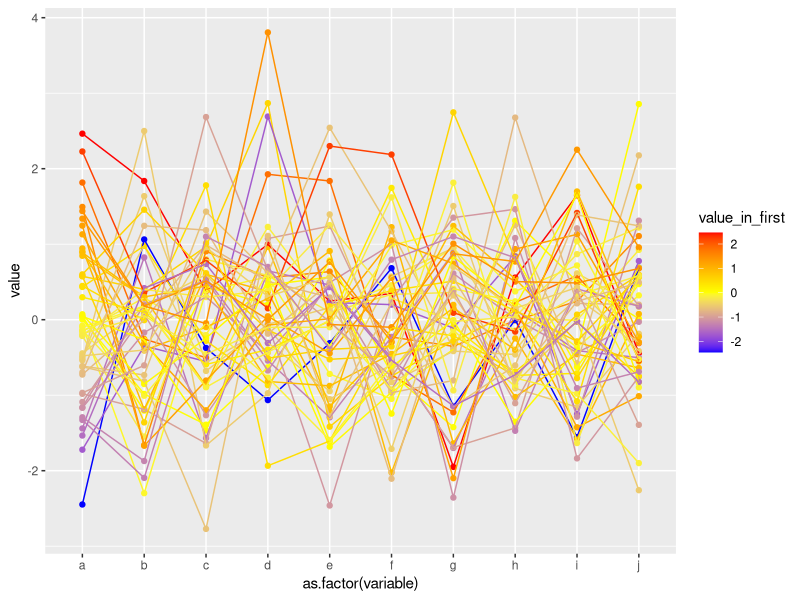

Here is the R script that generated this plot:
require(ggplot2)
require(plyr)
require(reshape2)

plot_profile <- function(expression_matrix) {
  # This function plots a "GeneSpring" style profile plot from microarray data
  # Rearrange the data matrix as a data frame, and add a column for grouping
  for_profile <- as.data.frame(expression_matrix)
  for_profile$probe <- row.names(for_profile)
  # melt the data into the long form (1 row per observation)
  melted <- melt(for_profile, id='probe')
  # order by the grouping factor (probe name)
  melted <- melted[with(melted, order(probe)), ]
  # Add an observation to colour by (as with GeneSpring plots, this is expression
  # in the left-most array)
  melted$value_in_first = rep(melted[melted$probe==melted$probe & melted$variable==colnames(expression_matrix)[1],]$value,
                              each=ncol(expression_matrix))

  # construct the plot in ggplot2, grouping by probe, and colouring by expression
  # in the first sample
  g <- ggplot(data=melted, aes(x=as.factor(variable), y=value))

  g +
    geom_point(aes(group=probe, colour=value_in_first)) +
    geom_line(aes(group=probe, colour=value_in_first)) +
    scale_colour_gradient2(low='blue', high='red', mid='yellow', midpoint=(max(melted$value_in_first) + min(melted$value_in_first))/2)
}


# generate some random, not microarray like data for example
em <- matrix(rnorm(50*10), ncol=10)
colnames(em) <- letters[1:10]

plot_profile(em)
